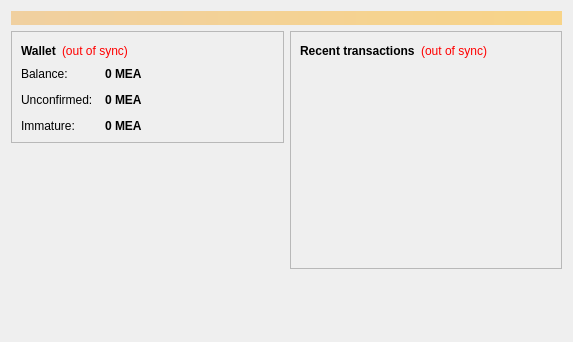
<?xml version="1.0" encoding="UTF-8"?>
<ui version="4.0">
 <class>OverviewPage</class>
 <widget class="QWidget" name="OverviewPage">
  <property name="geometry">
   <rect>
    <x>0</x>
    <y>0</y>
    <width>573</width>
    <height>342</height>
   </rect>
  </property>
  <property name="windowTitle">
   <string>Form</string>
  </property>
  <layout class="QVBoxLayout" name="topLayout">
   <item>
    <widget class="QLabel" name="labelAlerts">
     <property name="visible">
      <bool>false</bool>
     </property>
     <property name="styleSheet">
      <string notr="true">background-color: qlineargradient(x1: 0, y1: 0, x2: 1, y2: 0, stop:0 #F0D0A0, stop:1 #F8D488); color:#000000;</string>
     </property>
     <property name="wordWrap">
      <bool>true</bool>
     </property>
     <property name="margin">
      <number>3</number>
     </property>
    </widget>
   </item>
   <item>
    <layout class="QHBoxLayout" name="horizontalLayout" stretch="1,1">
     <item>
      <layout class="QVBoxLayout" name="verticalLayout_2">
       <item>
        <widget class="QFrame" name="frame">
         <property name="frameShape">
          <enum>QFrame::StyledPanel</enum>
         </property>
         <property name="frameShadow">
          <enum>QFrame::Raised</enum>
         </property>
         <layout class="QVBoxLayout" name="verticalLayout_4">
          <item>
           <layout class="QHBoxLayout" name="horizontalLayout_4">
            <item>
             <widget class="QLabel" name="label_5">
              <property name="font">
               <font>
                <weight>75</weight>
                <bold>true</bold>
               </font>
              </property>
              <property name="text">
               <string>Wallet</string>
              </property>
             </widget>
            </item>
            <item>
             <widget class="QLabel" name="labelWalletStatus">
              <property name="toolTip">
               <string>The displayed information may be out of date. Your wallet automatically synchronizes with the MiddleEarthCoin network after a connection is established, but this process has not completed yet.</string>
              </property>
              <property name="styleSheet">
               <string notr="true">QLabel { color: red; }</string>
              </property>
              <property name="text">
               <string notr="true">(out of sync)</string>
              </property>
              <property name="alignment">
               <set>Qt::AlignLeading|Qt::AlignLeft|Qt::AlignVCenter</set>
              </property>
             </widget>
            </item>
            <item>
             <spacer name="horizontalSpacer_2">
              <property name="orientation">
               <enum>Qt::Horizontal</enum>
              </property>
              <property name="sizeHint" stdset="0">
               <size>
                <width>40</width>
                <height>20</height>
               </size>
              </property>
             </spacer>
            </item>
           </layout>
          </item>
          <item>
           <layout class="QFormLayout" name="formLayout_2">
            <property name="fieldGrowthPolicy">
             <enum>QFormLayout::AllNonFixedFieldsGrow</enum>
            </property>
            <property name="horizontalSpacing">
             <number>12</number>
            </property>
            <property name="verticalSpacing">
             <number>12</number>
            </property>
            <item row="0" column="0">
             <widget class="QLabel" name="label">
              <property name="text">
               <string>Balance:</string>
              </property>
             </widget>
            </item>
            <item row="0" column="1">
             <widget class="QLabel" name="labelBalance">
              <property name="font">
               <font>
                <weight>75</weight>
                <bold>true</bold>
               </font>
              </property>
              <property name="cursor">
               <cursorShape>IBeamCursor</cursorShape>
              </property>
              <property name="toolTip">
               <string>Your current balance</string>
              </property>
              <property name="text">
               <string notr="true">0 MEA</string>
              </property>
              <property name="textInteractionFlags">
               <set>Qt::LinksAccessibleByMouse|Qt::TextSelectableByKeyboard|Qt::TextSelectableByMouse</set>
              </property>
             </widget>
            </item>
            <item row="1" column="0">
             <widget class="QLabel" name="label_3">
              <property name="text">
               <string>Unconfirmed:</string>
              </property>
             </widget>
            </item>
            <item row="1" column="1">
             <widget class="QLabel" name="labelUnconfirmed">
              <property name="font">
               <font>
                <weight>75</weight>
                <bold>true</bold>
               </font>
              </property>
              <property name="cursor">
               <cursorShape>IBeamCursor</cursorShape>
              </property>
              <property name="toolTip">
               <string>Total of transactions that have yet to be confirmed, and do not yet count toward the current balance</string>
              </property>
              <property name="text">
               <string notr="true">0 MEA</string>
              </property>
              <property name="textInteractionFlags">
               <set>Qt::LinksAccessibleByMouse|Qt::TextSelectableByKeyboard|Qt::TextSelectableByMouse</set>
              </property>
             </widget>
            </item>
            <item row="2" column="0">
             <widget class="QLabel" name="labelImmatureText">
              <property name="text">
               <string>Immature:</string>
              </property>
             </widget>
            </item>
            <item row="2" column="1">
             <widget class="QLabel" name="labelImmature">
              <property name="font">
               <font>
                <weight>75</weight>
                <bold>true</bold>
               </font>
              </property>
              <property name="toolTip">
               <string>Mined balance that has not yet matured</string>
              </property>
              <property name="text">
               <string notr="true">0 MEA</string>
              </property>
              <property name="textInteractionFlags">
               <set>Qt::LinksAccessibleByMouse|Qt::TextSelectableByKeyboard|Qt::TextSelectableByMouse</set>
              </property>
             </widget>
            </item>
           </layout>
          </item>
         </layout>
        </widget>
       </item>
       <item>
        <spacer name="verticalSpacer">
         <property name="orientation">
          <enum>Qt::Vertical</enum>
         </property>
         <property name="sizeHint" stdset="0">
          <size>
           <width>20</width>
           <height>40</height>
          </size>
         </property>
        </spacer>
       </item>
      <item>
         <widget class="QLabel" name="coinimage">
          <property name="text">
           <string/>
          </property>
          <property name="pixmap">
           <pixmap resource="../bitcoin.qrc">:/icons/bitcoin</pixmap>
          </property>
          <property name="scaledContents">
           <bool>false</bool>
          </property>
          <property name="alignment">
           <set>Qt::AlignCenter</set>
          </property>
          <property name="margin">
           <number>-2</number>
          </property>
         </widget>
        </item>
      </layout>
     </item>
     <item>
      <layout class="QVBoxLayout" name="verticalLayout_3">
       <item>
        <widget class="QFrame" name="frame_2">
         <property name="frameShape">
          <enum>QFrame::StyledPanel</enum>
         </property>
         <property name="frameShadow">
          <enum>QFrame::Raised</enum>
         </property>
         <layout class="QVBoxLayout" name="verticalLayout">
          <item>
           <layout class="QHBoxLayout" name="horizontalLayout_2">
            <item>
             <widget class="QLabel" name="label_4">
              <property name="text">
               <string>&lt;b&gt;Recent transactions&lt;/b&gt;</string>
              </property>
             </widget>
            </item>
            <item>
             <widget class="QLabel" name="labelTransactionsStatus">
              <property name="toolTip">
               <string>The displayed information may be out of date. Your wallet automatically synchronizes with the MiddleEarthCoin network after a connection is established, but this process has not completed yet.</string>
              </property>
              <property name="styleSheet">
               <string notr="true">QLabel { color: red; }</string>
              </property>
              <property name="text">
               <string notr="true">(out of sync)</string>
              </property>
              <property name="alignment">
               <set>Qt::AlignRight|Qt::AlignTrailing|Qt::AlignVCenter</set>
              </property>
             </widget>
            </item>
            <item>
             <spacer name="horizontalSpacer">
              <property name="orientation">
               <enum>Qt::Horizontal</enum>
              </property>
              <property name="sizeHint" stdset="0">
               <size>
                <width>40</width>
                <height>20</height>
               </size>
              </property>
             </spacer>
            </item>
           </layout>
          </item>
          <item>
           <widget class="QListView" name="listTransactions">
            <property name="styleSheet">
             <string notr="true">QListView { background: transparent; }</string>
            </property>
            <property name="frameShape">
             <enum>QFrame::NoFrame</enum>
            </property>
            <property name="verticalScrollBarPolicy">
             <enum>Qt::ScrollBarAlwaysOff</enum>
            </property>
            <property name="horizontalScrollBarPolicy">
             <enum>Qt::ScrollBarAlwaysOff</enum>
            </property>
            <property name="selectionMode">
             <enum>QAbstractItemView::NoSelection</enum>
            </property>
           </widget>
          </item>
         </layout>
        </widget>
       </item>
       <item>
        <spacer name="verticalSpacer_2">
         <property name="orientation">
          <enum>Qt::Vertical</enum>
         </property>
         <property name="sizeHint" stdset="0">
          <size>
           <width>20</width>
           <height>40</height>
          </size>
         </property>
        </spacer>
       </item>
      </layout>
     </item>
    </layout>
   </item>
  </layout>
 </widget>
 <resources/>
 <connections/>
</ui>
